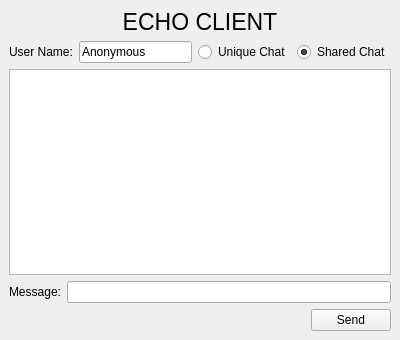
<?xml version="1.0" encoding="UTF-8"?>
<ui version="4.0">
 <class>EchoClient</class>
 <widget class="QMainWindow" name="EchoClient">
  <property name="geometry">
   <rect>
    <x>0</x>
    <y>0</y>
    <width>400</width>
    <height>340</height>
   </rect>
  </property>
  <property name="windowTitle">
   <string>EchoClient</string>
  </property>
  <widget class="QWidget" name="centralwidget">
   <layout class="QVBoxLayout" name="verticalLayout">
    <item>
     <widget class="QLabel" name="titleLabel">
      <property name="font">
       <font>
        <pointsize>17</pointsize>
       </font>
      </property>
      <property name="styleSheet">
       <string notr="true"/>
      </property>
      <property name="text">
       <string>&lt;!DOCTYPE HTML PUBLIC &quot;-//W3C//DTD HTML 4.0//EN&quot; &quot;http://www.w3.org/TR/REC-html40/strict.dtd&quot;&gt;
&lt;html&gt;&lt;head&gt;&lt;meta name=&quot;qrichtext&quot; content=&quot;1&quot; /&gt;&lt;style type=&quot;text/css&quot;&gt;
p, li { white-space: pre-wrap; }
&lt;/style&gt;&lt;/head&gt;&lt;body style=&quot; font-family:'Sans Serif'; font-size:17pt; font-weight:400; font-style:normal;&quot;&gt;
&lt;p align=&quot;center&quot; style=&quot; margin-top:0px; margin-bottom:0px; margin-left:0px; margin-right:0px; -qt-block-indent:0; text-indent:0px;&quot;&gt;ECHO CLIENT&lt;/p&gt;&lt;/body&gt;&lt;/html&gt;</string>
      </property>
     </widget>
    </item>
    <item>
     <layout class="QHBoxLayout" name="horizontalLayout">
      <item>
       <widget class="QLabel" name="userLabel">
        <property name="text">
         <string>User Name:</string>
        </property>
       </widget>
      </item>
      <item>
       <widget class="QLineEdit" name="userName">
        <property name="text">
         <string>Anonymous</string>
        </property>
       </widget>
      </item>
      <item>
       <widget class="QRadioButton" name="uniqueChat">
        <property name="text">
         <string>Unique Chat</string>
        </property>
       </widget>
      </item>
      <item>
       <widget class="QRadioButton" name="sharedChat">
        <property name="text">
         <string>Shared Chat</string>
        </property>
        <property name="checked">
         <bool>true</bool>
        </property>
       </widget>
      </item>
     </layout>
    </item>
    <item>
     <widget class="QTextEdit" name="echoBox">
      <property name="enabled">
       <bool>true</bool>
      </property>
      <property name="readOnly">
       <bool>true</bool>
      </property>
     </widget>
    </item>
    <item>
     <layout class="QHBoxLayout" name="horizontalLayout_2">
      <item>
       <widget class="QLabel" name="messageLabel">
        <property name="text">
         <string>Message:</string>
        </property>
       </widget>
      </item>
      <item>
       <widget class="QLineEdit" name="messageEdit"/>
      </item>
     </layout>
    </item>
    <item>
     <layout class="QHBoxLayout" name="horizontalLayout_3">
      <item>
       <spacer name="horizontalSpacer">
        <property name="orientation">
         <enum>Qt::Horizontal</enum>
        </property>
        <property name="sizeHint" stdset="0">
         <size>
          <width>40</width>
          <height>20</height>
         </size>
        </property>
       </spacer>
      </item>
      <item>
       <widget class="QPushButton" name="sendButton">
        <property name="text">
         <string>Send</string>
        </property>
       </widget>
      </item>
     </layout>
    </item>
   </layout>
  </widget>
 </widget>
 <resources/>
 <connections/>
</ui>
